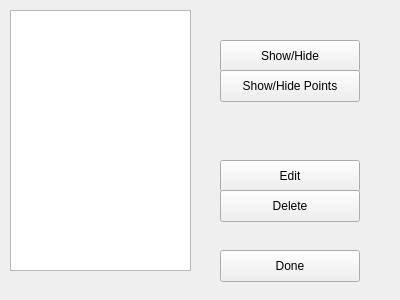
<?xml version="1.0" encoding="UTF-8"?>
<ui version="4.0">
 <class>curveEditWindow</class>
 <widget class="QWidget" name="curveEditWindow">
  <property name="geometry">
   <rect>
    <x>0</x>
    <y>0</y>
    <width>400</width>
    <height>300</height>
   </rect>
  </property>
  <property name="windowTitle">
   <string>Form</string>
  </property>
  <widget class="QListWidget" name="curvesList">
   <property name="geometry">
    <rect>
     <x>10</x>
     <y>10</y>
     <width>181</width>
     <height>261</height>
    </rect>
   </property>
  </widget>
  <widget class="QPushButton" name="curveEditButton">
   <property name="geometry">
    <rect>
     <x>220</x>
     <y>160</y>
     <width>140</width>
     <height>32</height>
    </rect>
   </property>
   <property name="text">
    <string>Edit</string>
   </property>
  </widget>
  <widget class="QPushButton" name="curveDeleteButton">
   <property name="geometry">
    <rect>
     <x>220</x>
     <y>190</y>
     <width>140</width>
     <height>32</height>
    </rect>
   </property>
   <property name="text">
    <string>Delete</string>
   </property>
  </widget>
  <widget class="QPushButton" name="doneButton">
   <property name="geometry">
    <rect>
     <x>220</x>
     <y>250</y>
     <width>140</width>
     <height>32</height>
    </rect>
   </property>
   <property name="text">
    <string>Done</string>
   </property>
  </widget>
  <widget class="QPushButton" name="changeCurveVisibilityButton">
   <property name="geometry">
    <rect>
     <x>220</x>
     <y>40</y>
     <width>140</width>
     <height>32</height>
    </rect>
   </property>
   <property name="text">
    <string>Show/Hide</string>
   </property>
  </widget>
  <widget class="QPushButton" name="changePointsVisibilityButton">
   <property name="geometry">
    <rect>
     <x>220</x>
     <y>70</y>
     <width>140</width>
     <height>32</height>
    </rect>
   </property>
   <property name="text">
    <string>Show/Hide Points</string>
   </property>
  </widget>
 </widget>
 <resources/>
 <connections/>
</ui>
